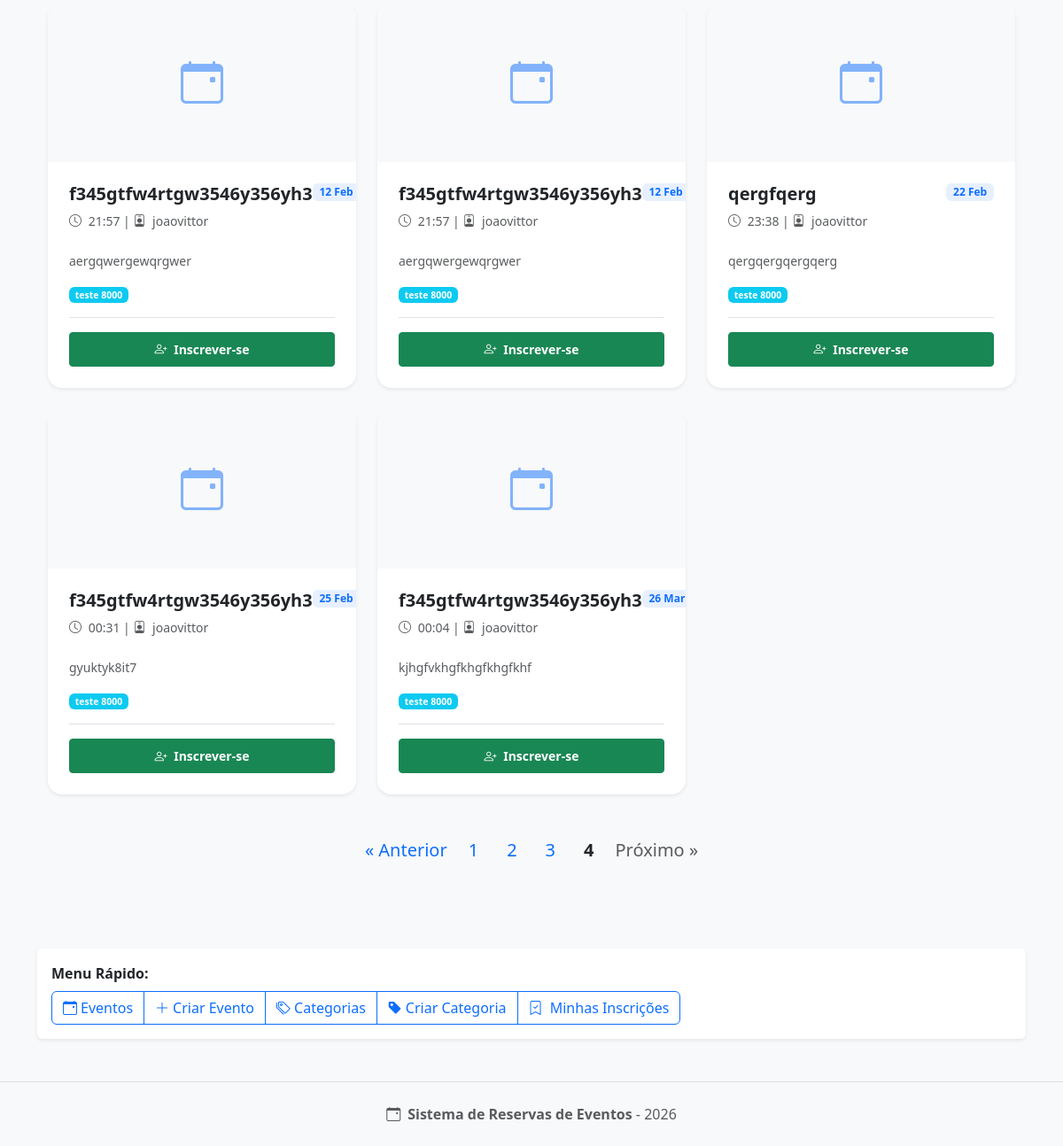
Before: /sistemareservas/eventos?page=4 (signed in, lower part) with the older database file.
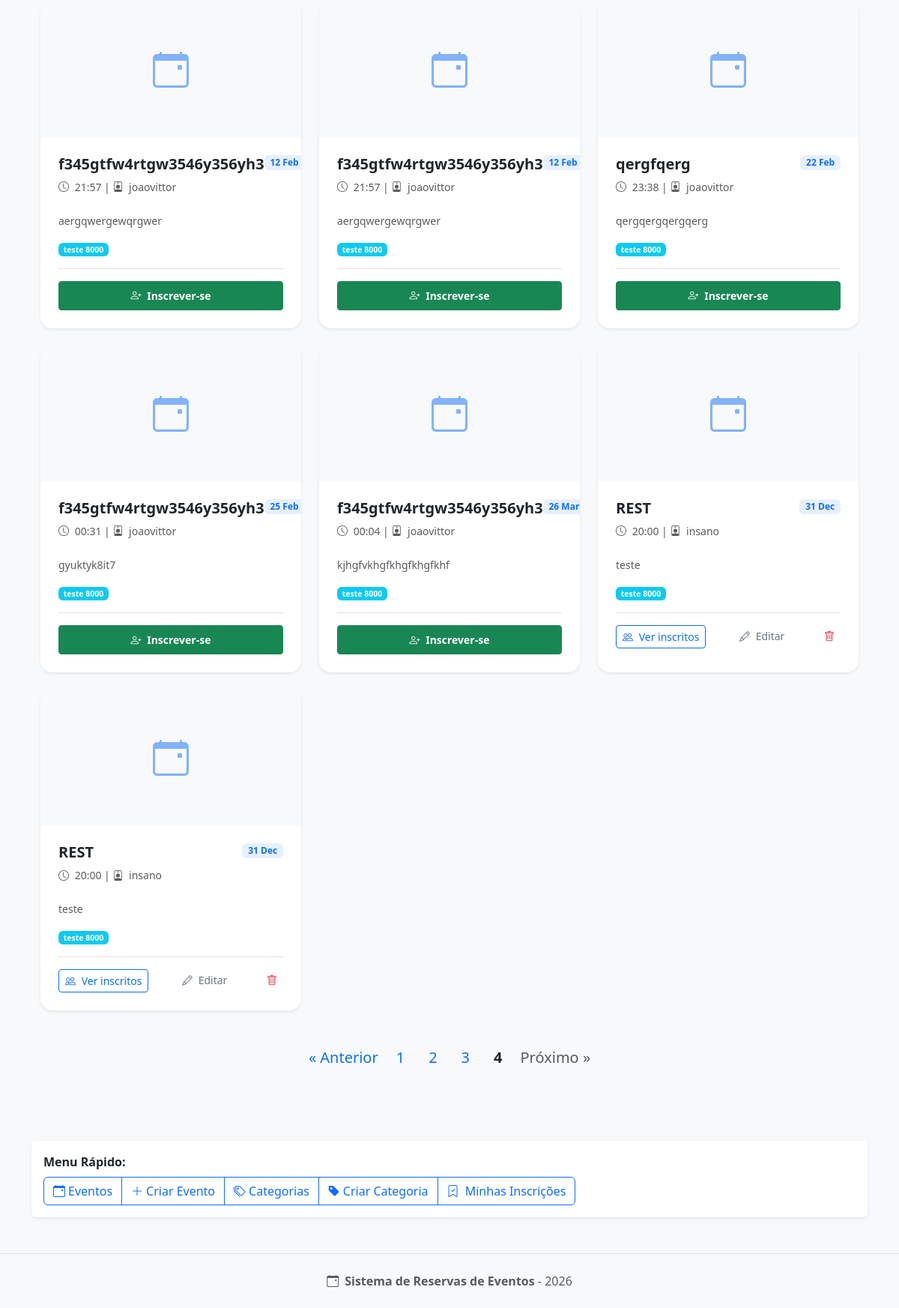
After: the same page with the newer database file.
### sistemareservas/models.py (models this page shows, shortened)
class Evento(models.Model):
    titulo = models.CharField(max_length=200)
    descricao = models.TextField()
    data = models.DateTimeField()
    local = models.CharField(max_length=200)
    categoria = models.ForeignKey(CategoriaEvento, on_delete=models.CASCADE)
    organizador = models.ForeignKey(
        User,
        on_delete=models.CASCADE,
        related_name="eventos_criados"
    )
    def usuario_inscrito(self, user):
        return self.inscricao_set.filter(participante=user).exists()

class CategoriaEvento(models.Model):
    nome = models.CharField(max_length=100, unique=True)

### sistemareservas/views.py (the view)
# urls.py: path('eventos', views.evento_list, name='evento_list'),
@login_required
def evento_list(request):
    eventos = Evento.objects.all().order_by('data')
    paginator = Paginator(eventos, 10)
    page = request.GET.get('page')
    eventos_page = paginator.get_page(page)
    for evento in eventos_page:
        evento.is_inscrito = False
        evento.is_inscrito = evento.usuario_inscrito(request.user)
    return render(request, 'sistemareservas/evento_list.html', {
        'eventos': eventos_page
    })

### sistemareservas/templates/sistemareservas/evento_list.html (shortened to what this page needs)
{% extends 'sistemareservas/base.html' %}
{% block content %}
<div class="container py-5">
    <div class="row g-4">
        {% for evento in eventos %}
        <div class="col-md-6 col-lg-4">
            <div class="card h-100 border-0 shadow-sm hover-lift overflow-hidden">
                <div class="card-img-top bg-light d-flex align-items-center justify-content-center"
                    style="height: 180px;">
                    <i class="bi bi-calendar-event text-primary opacity-50" style="font-size: 3rem;"></i>
                </div>
                <div class="card-body p-4">
                    <div class="d-flex justify-content-between align-items-start mb-2">
                        <h5 class="card-title fw-bold mb-0">{{ evento.titulo }}</h5>
                        <span class="badge bg-soft-primary text-primary">{{ evento.data|date:"d M" }}</span>
                    </div>
                    <p class="card-text text-muted small mb-4">
                        <i class="bi bi-clock me-1"></i> {{ evento.data|time:"H:i" }} |
                        <i class="bi bi-person-badge me-1"></i> {{ evento.organizador.username }}
                    </p>
                    <p class="card-text text-muted small">
                        {{ evento.descricao|truncatechars:120 }}
                    </p>
                    <p class="text-muted small mb-3">
                        <span class="badge bg-info">{{ evento.categoria.nome }}</span>
                    </p>
                    {% if user == evento.organizador %}
                    <div class="d-flex gap-2 border-top pt-3">
                        <a href="{% url 'evento_inscritos' evento.id %}" class="btn btn-outline-primary btn-sm">
                            <i class="bi bi-people me-1"></i> Ver inscritos
                        </a>
                        {% if perms.sistemareservas.change_evento %}
                        <a href="{% url 'evento_update' evento.id %}"
                            class="btn btn-outline-secondary btn-sm flex-grow-1 border-0">
                            <i class="bi bi-pencil me-1"></i> Editar
                        </a>
                        {% endif %}
                        {% if perms.sistemareservas.delete_evento %}
                        <a href="{% url 'evento_delete' evento.id %}" class="btn btn-outline-danger btn-sm border-0">
                            <i class="bi bi-trash"></i>
                        </a>
                        {% endif %}
                    </div>
                    {% else %}
                    <div class="d-flex gap-2 border-top pt-3">
                        {% if user.is_authenticated %}
                        {% if evento.is_inscrito %}
                        <a href="{% url 'inscricao_cancelar' evento.id %}"
                            class="btn btn-warning btn-sm w-100 fw-bold py-2">
                            <i class="bi bi-check-circle me-1"></i> Inscrito
                        </a>
                        {% else %}
                        <a href="{% url 'inscricao_criar' evento.id %}"
                            class="btn btn-success btn-sm w-100 fw-bold py-2">
                            <i class="bi bi-person-plus me-1"></i> Inscrever-se
                        </a>
                        {% endif %}
                        {% else %}
                        <a href="{% url 'login' %}?next={% url 'evento_list' %}"
                            class="btn btn-info btn-sm w-100 fw-bold py-2">
                            <i class="bi bi-box-arrow-in-right me-1"></i> Faça login para inscrever
                        </a>
                        {% endif %}
                    </div>
                    {% endif %}
                </div>
            </div>
        </div>
        {% endfor %}
    </div>
    {% if eventos.has_other_pages %}
    <div class="d-flex justify-content-center align-items-center gap-3 mt-5 fs-5">
        {% if eventos.has_previous %}
        <a href="?page={{ eventos.previous_page_number }}" class="text-decoration-none">
            « Anterior
        </a>
        {% else %}
        <span class="text-muted">« Anterior</span>
        {% endif %}
        {% for num in eventos.paginator.page_range %}
        {% if eventos.number == num %}
        <strong class="px-2">{{ num }}</strong>
        {% else %}
        <a href="?page={{ num }}" class="px-2 text-decoration-none">
            {{ num }}
        </a>
        {% endif %}
        {% endfor %}
        {% if eventos.has_next %}
        <a href="?page={{ eventos.next_page_number }}" class="text-decoration-none">
            Próximo »
        </a>
        {% else %}
        <span class="text-muted">Próximo »</span>
        {% endif %}
    </div>
    {% endif %}
</div>
{% endblock %}

### sistemareservas/templates/sistemareservas/base.html (shortened to what this page needs)
<!DOCTYPE html>
<html lang="pt-br">
<head>
    <link href="https://cdn.jsdelivr.net/npm/bootstrap@5.3.0/dist/css/bootstrap.min.css" rel="stylesheet">
    <link rel="stylesheet" href="https://cdn.jsdelivr.net/npm/bootstrap-icons@1.11.0/font/bootstrap-icons.css">
</head>
<body>
<main class="container py-4">
    {% block content %}
    {% endblock %}
</main>
<div class="container my-4">
    <div class="bg-white p-3 rounded shadow-sm">
        <p class="mb-2"><strong>Menu Rápido:</strong></p>
        <div class="btn-group" role="group">
            <a href="{% url 'evento_list' %}" class="btn btn-outline-primary">
                <i class="bi bi-calendar-event me-1"></i>Eventos
            </a>
            {% if perms.sistemareservas.add_evento %}
                <a href="{% url 'evento_create' %}" class="btn btn-outline-primary">
                    <i class="bi bi-plus-lg me-1"></i>Criar Evento
                </a>
            {% endif %}
            {% if perms.sistemareservas.view_categoriaevento %}
                <a href="{% url 'categoria_list' %}" class="btn btn-outline-primary">
                    <i class="bi bi-tags me-1"></i>Categorias
                </a>
            {% endif %}
            {% if perms.sistemareservas.add_categoriaevento %}
                <a href="{% url 'categoria_create' %}" class="btn btn-outline-primary">
                    <i class="bi bi-tag-fill me-1"></i>Criar Categoria
                </a>
            {% endif %}
            {% if user.is_authenticated %}
                <a href="{% url 'minhas_inscricoes' %}" class="btn btn-outline-primary">
                    <i class="bi bi-bookmark-check me-1"></i>
                    Minhas Inscrições
                </a>
            {% endif %}
        </div>
    </div>
</div>
<footer class="py-4 mt-5">
    <div class="container text-center">
        <p class="text-muted mb-0">
            <i class="bi bi-calendar-event me-2"></i><strong>Sistema de Reservas de Eventos</strong> - 2026
        </p>
    </div>
</footer>
</body>
</html>

### sistemareservas/templates/sistemareservas/base.html (style rules this page uses)
:root { --bs-body-font-family: 'Segoe UI', Tahoma, Geneva, Verdana, sans-serif; }
body { background-color: #f8f9fa; }
main { min-height: calc(100vh - 300px); }
footer { background-color: #f8f9fa; border-top: 1px solid #dee2e6; margin-top: 3rem; }

### sistemareservas/templates/sistemareservas/evento_list.html (style rules this page uses)
.bg-soft-primary { background-color: #e7f0ff; }
.hover-lift { transition: transform 0.25s ease, box-shadow 0.25s ease; }
.card { border-radius: 1rem; }

Changed rows visible on the page:
added Evento: titulo "REST", data "31 Dec", data "20:00", organizador.username "insano", descricao "teste", categoria.nome "teste 8000", shows "Ver inscritos", shows "Editar"
added Evento: titulo "REST", data "31 Dec", data "20:00", organizador.username "insano", descricao "teste", categoria.nome "teste 8000", shows "Ver inscritos", shows "Editar"
